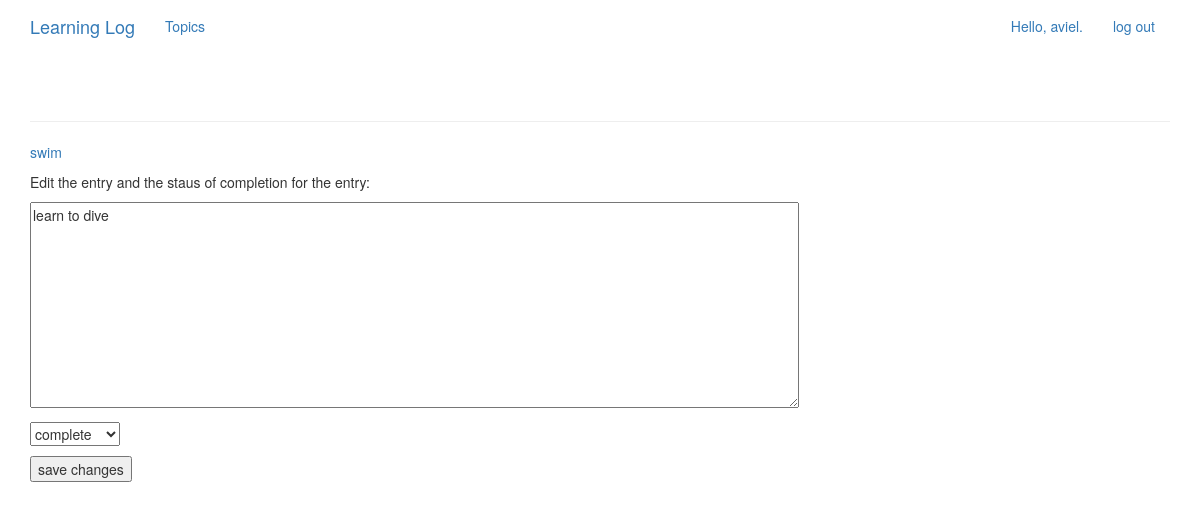
The page /edit_entry/1/ (signed in) on the database its author committed.
### learning_logs/models.py (models this page shows, shortened)
class Topic(models.Model):
	text = models.CharField(max_length = 255)
	date_added = models.DateTimeField(auto_now_add=True)
	owner = models.ForeignKey(User, on_delete=models.CASCADE)
	HIGH= "high"
	MEDIUM= "medium"
	LOW= "low"
	PRIORITY_CHOICES = (
	(HIGH, "high"),
	(MEDIUM, "medium"),
	(LOW, "low"),
	)
	priority = models.CharField(max_length =6, choices=PRIORITY_CHOICES, default=MEDIUM,)
	def __str__(self):
		return self.text

class Entry(models.Model):
	topic = models.ForeignKey(Topic, on_delete=models.CASCADE)
	text = models.TextField()
	date_added = models.DateTimeField(auto_now_add=True)
	COMPLETE= "complete"
	INCOMPLETE= "incomplete"
	STATUS_CHOICES = (
	(COMPLETE, "complete"),
	(INCOMPLETE, "incomplete"),
	)
	status = models.CharField(max_length=10, choices=STATUS_CHOICES, default=INCOMPLETE,)
	class Meta:
		verbose_name_plural = "entries"

### learning_logs/views.py (the view)
# urls.py: path('edit_entry/<int:entry_id>/', views.edit_entry, name='edit_entry'),
@login_required
def edit_entry(request, entry_id):
	entry = Entry.objects.get(id=entry_id)
	topic = entry.topic
	if topic.owner != request.user:
		raise Http404
	if request.method != 'POST':
		form = EntryForm(instance=entry)
	else:
		form = EntryForm(instance=entry, data=request.POST)
		if form.is_valid():
			form.save()
			return HttpResponseRedirect(reverse('learning_logs:topic', args=[topic.id]))
	context = {'entry': entry, 'topic':topic, 'form':form}
	return render(request, 'learning_logs/edit_entry.html', context)

### learning_logs/forms.py
class EntryForm(forms.ModelForm):
	class Meta:
		model = Entry
		fields = ["text", "status"]
		labels = {"text": "", "status": ""}
		widgets = {"text": forms.Textarea(attrs={"cols": 100})}

### learning_logs/templates/learning_logs/edit_entry.html (shortened to what this page needs)
{% extends "learning_logs/base.html" %}
{% block content %}
	<p><a href="{% url 'learning_logs:topic' topic.id %}">{{ topic }}</a></p>
	<p>Edit the entry and the staus of completion for the entry: </p>
	<form action="{% url 'learning_logs:edit_entry' entry.id %}" method='post'>
		{{ form.as_p }}
		<button name="submit">save changes</button>
	</form>
	{% endblock content %}

### learning_logs/templates/learning_logs/base.html (shortened to what this page needs)
{% load bootstrap3 %}
<!DOCTYPE html>
<html lang="en">
	<head>
		{% bootstrap_css %}
	</head>
	<body>
		<nav class="navbar nav-default navbar--static-top">
			<div class="container">
				<div class="navbar-header">
					<a class="navbar-brand" href="{% url 'learning_logs:index' %}">
						Learning Log</a>
				</div>
				<div id="navbar" class="navbar-collapse collapse">
					<ul class="nav navbar-nav">
						<li><a href="{% url 'learning_logs:topics' %}">Topics</a></li>
					</ul>
					<ul class="nav navbar-nav navbar-right">
						{% if user.is_authenticated %}
							<li><a>Hello, {{ user.username }}.</a></li>
							<li><a href="{% url 'users:logout' %}">log out</a></li>
						{% else %}
							<li><a href="{% url 'users:register' %}">register</a></li>
							<li><a href="{% url 'users:login' %}">log in</a></li>
						{% endif %}
						</ul>
				</div>
			</div>
		</nav>
		<div class="container">
			<div class="page-header">
			</div>
			<div>
				{% block content %}{% endblock content%}
			</div>
		</div>
	</body>
</html>

### rows shown on the page
Topic: text "swim"
Entry: text "learn to dive", status "complete"

### other values the page prints
{{ user.username }} "aviel"
